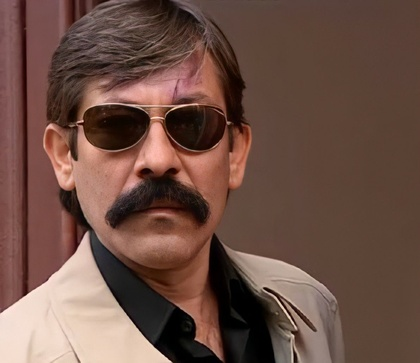
%> input picture EE409_TermProject_CartoonizeAnImage/pala.jpg, 420 x 363 px, shrunk from 1192 x 1030 before the run
$ octave CartoonizeanImage.m   (GNU Octave 9; MATLAB toolbox functions it lacks are replaced by stand-ins)
%> lines starting %> are read from the running program, lines starting %| are printed output that depends on the picture
### EE409_TermProject_CartoonizeAnImage/bfilter2.m
% BFILTER2 Two dimensional bilateral filtering.
%    This function implements 2-D bilateral filtering using
%    the method outlined in:
%
%       C. Tomasi and R. Manduchi. Bilateral Filtering for
%       Gray and Color Images. In Proceedings of the IEEE
%       International Conference on Computer Vision, 1998.
%
%    B = bfilter2(A,W,SIGMA) performs 2-D bilateral filtering
%    for the grayscale or color image A. A should be a double
%    precision matrix of size NxMx1 or NxMx3 (i.e., grayscale
%    or color images, respectively) with normalized values in
%    the closed interval [0,1]. The half-size of the Gaussian
%    bilateral filter window is defined by W. The standard
%    deviations of the bilateral filter are given by SIGMA,
%    where the spatial-domain standard deviation is given by
%    SIGMA(1) and the intensity-domain standard deviation is
%    given by SIGMA(2).
%
% Douglas R. Lanman, Brown University, September 2006.
% dlanman@brown.edu, http://mesh.brown.edu/dlanman
%%%%%%%%%%%%%%%%%%%%%%%%%%%%%%%%%%%%%%%%%%%%%%%%%%%%%%%%%%%%%
% Pre-process input and select appropriate filter.
function B = bfilter2(A,w,sigma)
% Verify that the input image exists and is valid.
if ~exist('A','var') || isempty(A)
   error('Input image A is undefined or invalid.');
end
if ~isfloat(A) || ~sum([1,3] == size(A,3)) || ...
      min(A(:)) < 0 || max(A(:)) > 1
   error(['Input image A must be a double precision ',...
          'matrix of size NxMx1 or NxMx3 on the closed ',...
          'interval [0,1].']);
end
% Verify bilateral filter window size.
if ~exist('w','var') || isempty(w) || ...
      numel(w) ~= 1 || w < 1
   w = 5;
end
w = ceil(w);
% Verify bilateral filter standard deviations.
if ~exist('sigma','var') || isempty(sigma) || ...
      numel(sigma) ~= 2 || sigma(1) <= 0 || sigma(2) <= 0
   sigma = [3 0.1];
end
% Apply either grayscale or color bilateral filtering.
if size(A,3) == 1
   B = bfltGray(A,w,sigma(1),sigma(2));
else
   B = bfltColor(A,w,sigma(1),sigma(2));
end
%%%%%%%%%%%%%%%%%%%%%%%%%%%%%%%%%%%%%%%%%%%%%%%%%%%%%%%%%%%%%
% Implements bilateral filtering for grayscale images.
% [27 lines left out: function bfltGray, not called in this run]

%%%%%%%%%%%%%%%%%%%%%%%%%%%%%%%%%%%%%%%%%%%%%%%%%%%%%%%%%%%%%
% Implements bilateral filter for color images.
function B = bfltColor(A,w,sigma_d,sigma_r)
% Convert input sRGB image to CIELab color space.
if exist('applycform','file')
   A = applycform(A,makecform('srgb2lab'));
else
   A = colorspace('Lab<-RGB',A);
end
% Pre-compute Gaussian domain weights.
[X,Y] = meshgrid(-w:w,-w:w);
G = exp(-(X.^2+Y.^2)/(2*sigma_d^2));
% Rescale range variance (using maximum luminance).
sigma_r = 100*sigma_r;
% Apply bilateral filter.
dim = size(A);
B = zeros(dim);
for i = 1:dim(1)
   for j = 1:dim(2)

         % Extract local region.
         iMin = max(i-w,1);
         iMax = min(i+w,dim(1));
         jMin = max(j-w,1);
         jMax = min(j+w,dim(2));
         I = A(iMin:iMax,jMin:jMax,:);

         % Compute Gaussian range weights.
         dL = I(:,:,1)-A(i,j,1);
         da = I(:,:,2)-A(i,j,2);
         db = I(:,:,3)-A(i,j,3);
         H = exp(-(dL.^2+da.^2+db.^2)/(2*sigma_r^2));

         % Calculate bilateral filter response.
         F = H.*G((iMin:iMax)-i+w+1,(jMin:jMax)-j+w+1);
         norm_F = sum(F(:));
         B(i,j,1) = sum(sum(F.*I(:,:,1)))/norm_F;
         B(i,j,2) = sum(sum(F.*I(:,:,2)))/norm_F;
         B(i,j,3) = sum(sum(F.*I(:,:,3)))/norm_F;

   end
end
% Convert filtered image back to sRGB color space.
if exist('applycform','file')
   B = applycform(B,makecform('lab2srgb'));
else
   B = colorspace('RGB<-Lab',B);
end

### EE409_TermProject_CartoonizeAnImage/CartoonizeanImage.m
clc; clear; close all;

img = imread("pala.jpg");
%> img is the input picture: size 363x420x3 uint8; mean R, G, B 108.7, 79.3, 68.7
[M, N, I] = size(img);
%> M = 363; N = 420; I = 3

subplot(131);
imshow(img)
title('Original Image');

% A ---  Histogram Equalization  ------------------------------------------------------------------------------------------------------

img_filtered = img;

% Apply medfilt2 on each color

for c = 1:I
    img_filtered(:, :, c) = medfilt2(img(:, :, c), [5, 5]);
end

image_lab = rgb2lab(img_filtered);
%> image_lab: size 363x420x3 double; mean of channels 1, 2, 3 35.8, 10.8, 11.1

max_luminosity = 100;
L = image_lab(:,:,1)/max_luminosity;
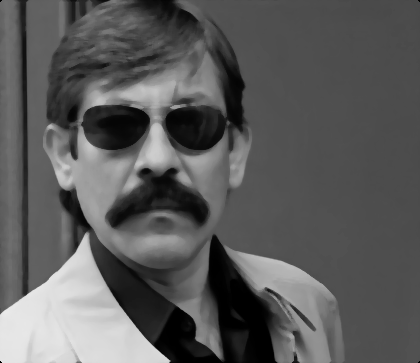
%> L: size 363x420 double; min 0, max 0.919, mean 0.358

image_histeq = image_lab;
image_histeq(:,:,1) = histeq(L)*max_luminosity;
%> image_histeq: size 363x420x3 double; mean of channels 1, 2, 3 50.5, 10.8, 11.1
image_histeq = lab2rgb(image_histeq);
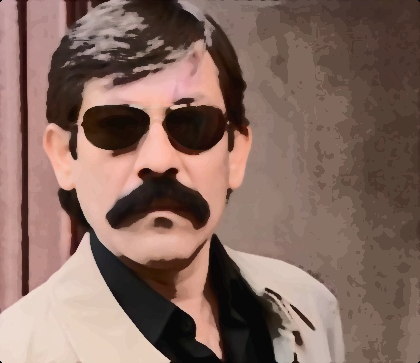
%> image_histeq: size 363x420x3 double; mean R, G, B 0.584, 0.458, 0.412; drawn with min black and max white


% % B ---  Edge Detection using Sobel   ------------------------------------------------------------------------------------------------------

[M, N, I] = size(img_filtered);
dup = zeros(M,N);

for i = 1:M
    for j = 1:N
        dup(i,j) = img_filtered(i,j);
    end
end
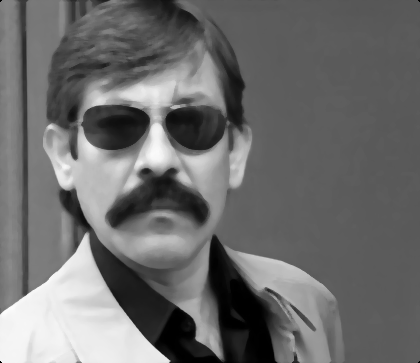
%> dup: size 363x420 double; min 0, max 252, mean 108.6

edges = edge(dup, "sobel", "both");
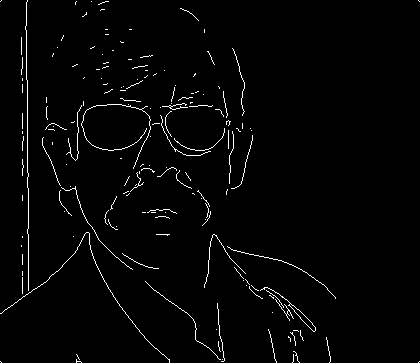
%> edges: size 363x420 logical; 2% white in thin lines or dots

sel = strel("rectangle", [1, 1]);
dilated_img = imdilate(edges, sel);
dilated_img = imcomplement(dilated_img);
%> dilated_img: size 363x420 logical; 98% white; black in thin lines or dots


% C --- Bilateral Filtering  -----------------------------------------------------------------------------------------------

img1 = image_histeq;

img1 = img1+0.03*randn(size(img1));
img1(img1<0) = 0; img1(img1>1) = 1;
%> after `img1(img1<0) = 0`: img1: size 363x420x3 double; mean R, G, B 0.584, 0.458, 0.413
%> after `img1(img1>1) = 1`:
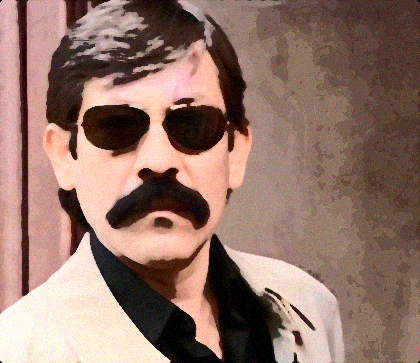
%> img1: size 363x420x3 double; mean R, G, B 0.576, 0.458, 0.413

w     = 5;       % bilateral filter half-width
sigma = [3 0.1]; % bilateral filter standard deviations

image_filtered = bfilter2(img1,w,sigma);
%> in bfltColor, `A = applycform(A,makecform('srgb2lab'));`: A: size 363x420x3 double; mean of channels 1, 2, 3 50.6, 10.9, 11.1
%> after the loop in bfltColor, `for i = 1:dim(1)`: B: size 363x420x3 double; mean of channels 1, 2, 3 50.6, 10.9, 11.1


% % D --- Color Quantization  -----------------------------------------------------------------------------------------------
%
quantize_img = img_filtered;

threshold = 6;
threshRGB = multithresh(quantize_img, threshold);
%> threshRGB = [34 60 81 110 151 198]
threshForPlanes = zeros(3,7);

for i = 1:3
    threshForPlanes(i, : ) = multithresh(quantize_img(:, :, i), 7);
end
%> after the loop, threshForPlanes = [19 48 78 108 139 172 210; 23 52 75 93 119 151 189; 19 42 64 82 106 139 175]

value = [0, threshRGB(2:end), 255];
%> value = [0 60 81 110 151 198 255]
quantRGB = imquantize(quantize_img, threshRGB, value);

% Apply medfilt2 on each color
C_new = quantRGB;

for c = 1:3
    C_new(:, :, c) = medfilt2(quantRGB(:, :, c), [5, 5]);
end
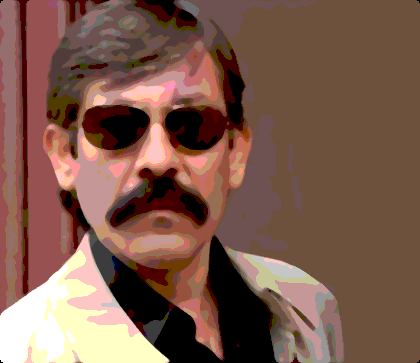
%> C_new: size 363x420x3 uint8; mean R, G, B 124.5, 90.1, 76


% % E --- Recombine (Sharpening)   -----------------------------------------------------------------------------------------------

cartoon = imsharpen(C_new);

cartoon_edge = imfuse(C_new, dilated_img,"blend");
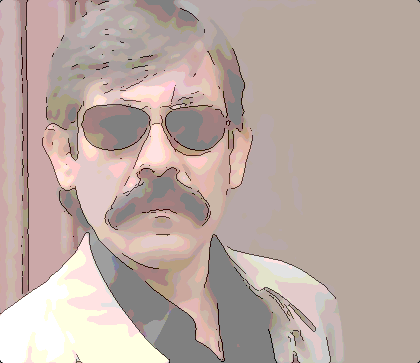
%> cartoon_edge: size 363x420x3 uint8; mean R, G, B 187.5, 170.2, 163.3

subplot(132);
imshow(cartoon)
title('Cartoon Image without Edges');

subplot(133);
imshow(cartoon_edge)
title('Cartoon Image with Edges');

$ run again, with EE409_TermProject_CartoonizeAnImage/jesus2.jpg copied over EE409_TermProject_CartoonizeAnImage/pala.jpg
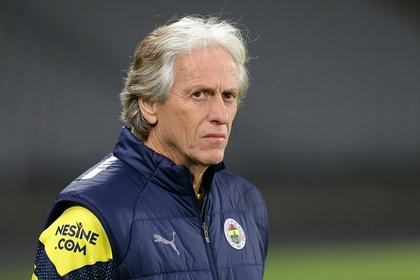
%> input picture EE409_TermProject_CartoonizeAnImage/jesus2.jpg, 420 x 280 px, shrunk from 940 x 626 before the run
%> img is the input picture: size 280x420x3 uint8; mean R, G, B 82.7, 82.9, 80.3
%> image_lab: size 280x420x3 double; mean of channels 1, 2, 3 34.7, 0.3, 1
%> edges: size 280x420 logical; 1.5% white in thin lines or dots
%> dilated_img: size 280x420 logical; 98.5% white; black in thin lines or dots
%> A: size 280x420x3 double; mean of channels 1, 2, 3 49.9, 0, 0.8
%> threshRGB = [37 60 75 100 141 192]
%> after the loop `for i = 1:3`: threshForPlanes = [36 58 72 99 145 189 222; 38 61 75 98 128 160 203; 37 60 76 93 114 142 187]
%> value = [0 60 75 100 141 192 255]
%> after the loop `for c = 1:3`:
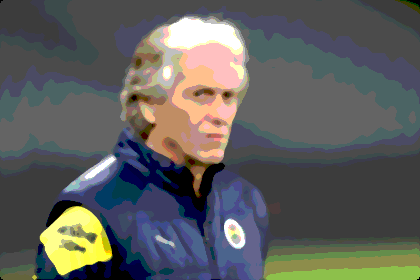
%> C_new: size 280x420x3 uint8; mean R, G, B 93.9, 94.8, 92.7; mean of the top-left, top-right, bottom-left and bottom-right quarters 108.2, 102.1, 81.6, 83.4
%> `cartoon_edge = imfuse(C_new, dilated_img,"blend");`:
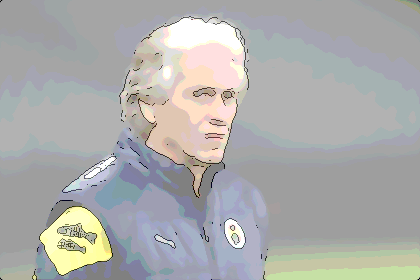
%> cartoon_edge: size 280x420x3 uint8; mean R, G, B 172.9, 173.4, 172.3

$ run again, with EE409_TermProject_CartoonizeAnImage/jesus3.jpg copied over EE409_TermProject_CartoonizeAnImage/pala.jpg
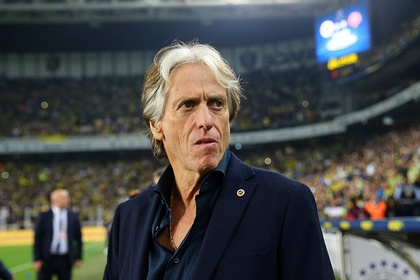
%> input picture EE409_TermProject_CartoonizeAnImage/jesus3.jpg, 420 x 280 px, shrunk from 940 x 626 before the run
%> img is the input picture: size 280x420x3 uint8; mean R, G, B 73.7, 75.3, 73.7
%> image_lab: size 280x420x3 double; mean of channels 1, 2, 3 30.8, 0.1, 0.4
%> edges: size 280x420 logical; 2.3% white in thin lines or dots
%> dilated_img: size 280x420 logical; 97.7% white; black in thin lines or dots
%> A: size 280x420x3 double; mean of channels 1, 2, 3 49.5, -0.5, 0.6
%> threshRGB = [30 53 79 110 147 193]
%> after the loop `for i = 1:3`: threshForPlanes = [27 50 76 106 141 179 214; 32 55 79 107 138 168 205; 33 51 72 96 122 158 210]
%> value = [0 53 79 110 147 193 255]
%> `cartoon_edge = imfuse(C_new, dilated_img,"blend");`:
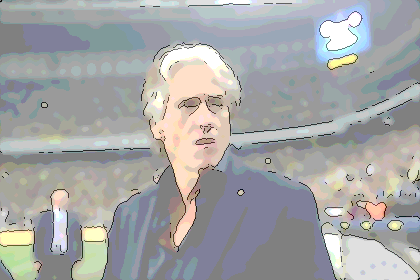
%> cartoon_edge: size 280x420x3 uint8; mean R, G, B 165.3, 166.3, 166.5
